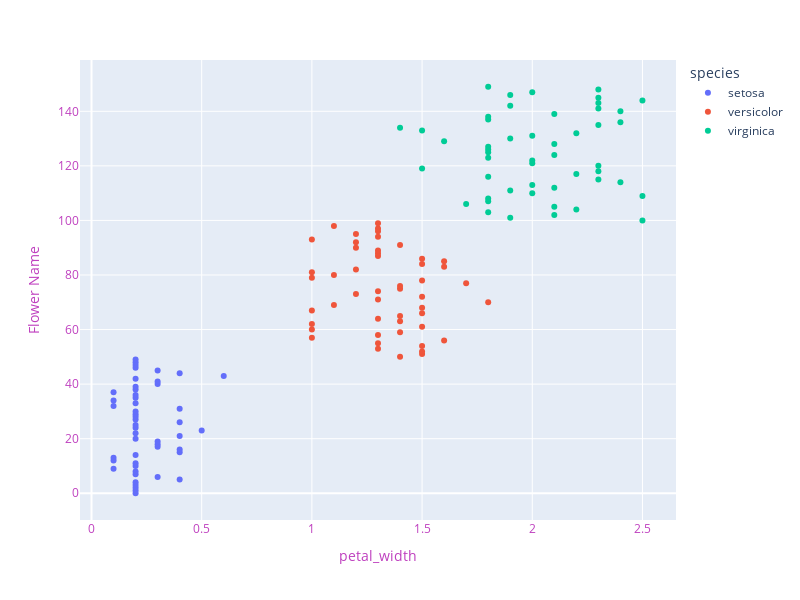

Source (notebook cell):
### Code cell
fig = px.scatter(data_frame=df, x = 'petal_width', color = 'species')
fig.update_layout(width = 800, height = 600, 
                 xaxis = dict(title = 'petal_width', color = "#BF40BF"),
                 yaxis = dict(title = 'Flower Name', color = "#BF40BF"))

fig.show()

### Figure 1 — Plotly figure (JSON) as saved in the notebook; plotly's stock layout.template omitted (floating-point values rounded to 4 significant figures)
{"data": [{"hovertemplate": "species=setosa<br>petal_width=%{x}<br>index=%{y}<extra></extra>", "legendgroup": "setosa", "marker": {"color": "#636efa", "symbol": "circle"}, "mode": "markers", "name": "setosa", "orientation": "h", "showlegend": true, "type": "scatter", "x": [0.2, 0.2, 0.2, 0.2, 0.2, 0.4, 0.3, 0.2, 0.2, 0.1, 0.2, 0.2, 0.1, 0.1, 0.2, 0.4, 0.4, 0.3, 0.3, 0.3, 0.2, 0.4, 0.2, 0.5, 0.2, 0.2, 0.4, 0.2, 0.2, 0.2, 0.2, 0.4, 0.1, 0.2, 0.1, 0.2, 0.2, 0.1, 0.2, 0.2, 0.3, 0.3, 0.2, 0.6, 0.4, 0.3, 0.2, 0.2, 0.2, 0.2], "xaxis": "x", "y": [0, 1, 2, 3, 4, 5, 6, 7, 8, 9, 10, 11, 12, 13, 14, 15, 16, 17, 18, 19, 20, 21, 22, 23, 24, 25, 26, 27, 28, 29, 30, 31, 32, 33, 34, 35, 36, 37, 38, 39, 40, 41, 42, 43, 44, 45, 46, 47, 48, 49], "yaxis": "y"}, {"hovertemplate": "species=versicolor<br>petal_width=%{x}<br>index=%{y}<extra></extra>", "legendgroup": "versicolor", "marker": {"color": "#EF553B", "symbol": "circle"}, "mode": "markers", "name": "versicolor", "orientation": "h", "showlegend": true, "type": "scatter", "x": [1.4, 1.5, 1.5, 1.3, 1.5, 1.3, 1.6, 1, 1.3, 1.4, 1, 1.5, 1, 1.4, 1.3, 1.4, 1.5, 1, 1.5, 1.1, 1.8, 1.3, 1.5, 1.2, 1.3, 1.4, 1.4, 1.7, 1.5, 1, 1.1, 1, 1.2, 1.6, 1.5, 1.6, 1.5, 1.3, 1.3, 1.3, 1.2, 1.4, 1.2, 1, 1.3, 1.2, 1.3, 1.3, 1.1, 1.3], "xaxis": "x", "y": [50, 51, 52, 53, 54, 55, 56, 57, 58, 59, 60, 61, 62, 63, 64, 65, 66, 67, 68, 69, 70, 71, 72, 73, 74, 75, 76, 77, 78, 79, 80, 81, 82, 83, 84, 85, 86, 87, 88, 89, 90, 91, 92, 93, 94, 95, 96, 97, 98, 99], "yaxis": "y"}, {"hovertemplate": "species=virginica<br>petal_width=%{x}<br>index=%{y}<extra></extra>", "legendgroup": "virginica", "marker": {"color": "#00cc96", "symbol": "circle"}, "mode": "markers", "name": "virginica", "orientation": "h", "showlegend": true, "type": "scatter", "x": [2.5, 1.9, 2.1, 1.8, 2.2, 2.1, 1.7, 1.8, 1.8, 2.5, 2, 1.9, 2.1, 2, 2.4, 2.3, 1.8, 2.2, 2.3, 1.5, 2.3, 2, 2, 1.8, 2.1, 1.8, 1.8, 1.8, 2.1, 1.6, 1.9, 2, 2.2, 1.5, 1.4, 2.3, 2.4, 1.8, 1.8, 2.1, 2.4, 2.3, 1.9, 2.3, 2.5, 2.3, 1.9, 2, 2.3, 1.8], "xaxis": "x", "y": [100, 101, 102, 103, 104, 105, 106, 107, 108, 109, 110, 111, 112, 113, 114, 115, 116, 117, 118, 119, 120, 121, 122, 123, 124, 125, 126, 127, 128, 129, 130, 131, 132, 133, 134, 135, 136, 137, 138, 139, 140, 141, 142, 143, 144, 145, 146, 147, 148, 149], "yaxis": "y"}], "layout": {"height": 600, "legend": {"title": {"text": "species"}, "tracegroupgap": 0}, "margin": {"t": 60}, "width": 800, "xaxis": {"anchor": "y", "autorange": true, "color": "#BF40BF", "domain": [0, 1], "range": [-0.0524, 2.652], "title": {"text": "petal_width"}, "type": "linear"}, "yaxis": {"anchor": "x", "autorange": true, "color": "#BF40BF", "domain": [0, 1], "range": [-9.805, 158.8], "title": {"text": "Flower Name"}, "type": "linear"}}}
